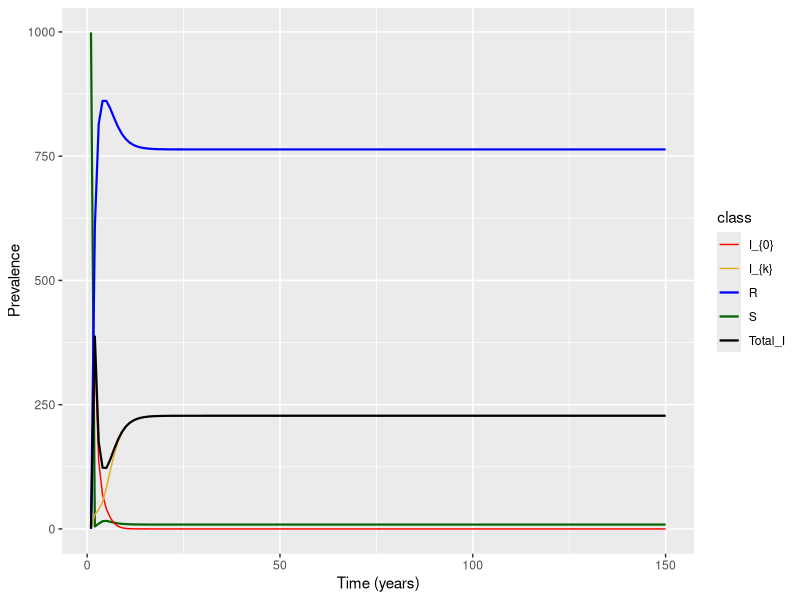

This chart was generated by the following R code:
require(deSolve)
require(ggplot2)
require(reshape2)
library(dplyr)
require(gridExtra)

rm(list=ls())

# Added a new function to create the data for k classes, so here it just creates the parameters
parameters=data.frame(rec=0.2,trans=0.05, death=.1,birth=.1, mut=0.05)
#k=2
PopulationSize<-1000
#R0<- (parameters$birth * PopulationSize * parameters$trans) / ((parameters$death*PopulationSize) * (parameters$death + parameters$rec))
#R0


# Time points
#time=seq(from=1,to=150,by=1/365)
time=seq(from=1,to=150)

##### detection function ######
# Function to get detection rate with is an exponential decay function scaled by "a"
det = function(k, a = 1, dMax=1){
  return(dMax*exp(-k*a))
}

#### Build data for n_k infection classes ######
# Builds the initial state data vector. Takes total number of infection classes (n_k, which includes I0, e.g. 20 infection classes run from 0 to 19) and then total pop size. This will be distributed such that only S and I0 have individuals, otherwise all 0s.
build_data <- function(n_k, total_pop_size){
  
  state <- numeric(n_k+2)
  names(state)[c(1,n_k+2)] <- c('S','R')
  
  for(i in 1:n_k){
    names(state)[i+1] <- paste0("I",i-1)
  }
  
  state[1] <- total_pop_size-1
  state[2] <- 1
  return(state)
}

initial_states <- build_data(n_k=2,total_pop_size = PopulationSize)
initial_states

Q<-1000 # REMOVE ME - temp pop size

######### SIR Model for k classes #######
sir_modelAW <- function(time, state, parameters){
  
  # Get total pop size by summing over state vector
  N = sum(state)  
  
  # Total number of states including infection, S, and R
  all_states <- length(state)
  
  # Number of potential mutation/infection states (all states minus susceptible and recovered)
  n = all_states - 2
  
  # vector to hold di/dt 
  i_dot = rep(0, n)
  
  # I_n is the number of infected in the last infection/mutation class
  I_n = state[length(state)-1]
  
  # number of recovered individuals
  R = state[length(state)]
  
  # Vector to store deltas for all states, from S through all I's and N
  deltas <- numeric(all_states)
  
  
  #################################################################################
  ### QUESTION:
  #################################################################################
  i = state[2:n] ############## SHOULD THIS BE 2:n-1 b/c I_n is coded separately???
  #################################################################################
  #################################################################################
  
  
  ## S #########################################
  #First Delta is for susceptibles - don't think this needs to be iterated over all classes b/c of the sum_of_rel function? Could be wrong.
  deltas[1] = parameters$birth*Q - (state['S']*(parameters$death + parameters$trans*sum(state[which(names(state)!='S' & names(state)!='R')])))
  
  
  ### I0 ########################################
  # Second delta is I0 which is unique b/c nothing mutates into it. So it gets its own function here, gaining new individuals from S in the first half, then losing individuals through recovery, mutation to I1, death, and detection.
  deltas[2] = parameters$trans*state['S']*state['I0'] - (parameters$rec + parameters$mut + parameters$death + det(k=0))*state['I0']
  
  ### In ########################################
  #The second to last delta is the last infection class, which is also unique, in that it doesn't mutate into anything. So it gets its own recursion. Gaining individuals from S in the first half, losing individuals from recovery, death, and detection, then gaining individuals from the second to last infection class via mutation.
 deltas[all_states-1] = parameters$trans*state['S']*I_n - (parameters$rec + parameters$death + det(k=n))*I_n + parameters$mut*state[all_states-2]
  
  # Pulling the indices for all infection classes except for I0 and In, since they should all have the same equation for change over time: gains from susceptibles based on transmission, loss from recovery, mutation, death, and detection, then gain from mutation in the previous class.
  
  # Construct the last infection class name using n
  last_name <- paste0('I', n-1)
  # vector of names to exclude
  excluded_names <- c("S", "I0", last_name, "R")
  
  #indices for all infection classes. In retrospect, this should always be like 3:all_states-2 I think? We exclude S and I0 (indices 1 and 2) and then In and R (indices all_states-1 and all_states)
  inf_indices <- which((!names(state) %in% excluded_names))
  
  # Not sure If I need to do this, but I've set this up do recovery from class I0 and class In as well as death of recovered individuals. I then update this with recoveries from all other infection classes within the loop below. Then I put that into the deltas vector at the end. there may be a more elegant way of doing this using the sum_of_rel variable/function but I wasn't sure how that worked.
  dR <- (parameters$rec +det(k=0))*state['I0']+(parameters$rec + det(k=all_states-2))*state[all_states-1] - parameters$death*state['R']
  
  # This iterator tracks how many mutations we are from 0, which is just tough to do when using indices, but juggling indices is tough if we try and iterate over the infection class number itself. So I just got lazy about it tbh. Hopefully it works?
  it <- 1
  
  for(i in inf_indices){
    
    # Get delta for current infection class, looping through all except 0 and n
    deltas[i] <- parameters$trans*state['S']*state[i] - (parameters$rec + parameters$mut + parameters$death + det(k=it))*state[i] + parameters$mut*state[i-1]
    
    #get our recovered change - just add to it each time I think? This makes sense? Maybe? Hmmm.
    dR <- dR + (parameters$rec + det(k=it))*state[i] 
    
    #update our mutation iterator
    it <- it+1
  }
  
  #dR <- dR - parameters$death*(state['R']+dR)
  
  #   #put the recovered change into the final deltas slot
  deltas[all_states] <- dR
  #   
  #   #return deltas
  return(list(deltas))
}

initial_states

sir_modelAW(time, initial_states, parameters)


###### Solving the differential equations: ######
output<-as.data.frame(ode(y=initial_states,func = sir_modelAW,parms=parameters,times = time, method="ode45"))

max(rowSums(output[,-1]))

# Get the sums of all infected classes to plot as a separate line
sums<-output[,c(-2, -length(output))] # remove the S and R class

Totals<-rowSums(sums[,-1]) # Take the row sums excluding the time variable

# Format it to fit with out_long
Tots<-data.frame("time"=as.numeric(sums$time), "variable"=rep("Total_I", length(Totals)), "value"=as.numeric(Totals))

out_long=melt(output,id="time")

which(out_long$variable!="S" & out_long$variable!= "I0"  & out_long$variable!= "R")

out_long<-rbind(out_long, Tots)

### Creating a class to relabel for plotting
out_long$class<-NA

out_long$class[which(out_long$variable!="S" & out_long$variable!= "I0"  & out_long$variable!= "R" & out_long$variable!= "Total_I")]<-"I_{k}"
out_long$class[which(out_long$variable=="S")]<-"S"
out_long$class[which(out_long$variable=="I0")]<-"I_{0}"
out_long$class[which(out_long$variable=="R")]<-"R"
out_long$class[which(out_long$variable=="Total_I")]<-"Total_I"

head(out_long)

####### Plotting the prevalence over time #######
#quartz(width=10,height=6)
ggplot(data = out_long,                                               
       aes(x = time, y = value, colour = class, group = variable, size=class)) +  
  geom_line() +                                                          
  xlab("Time (years)")+                                                  
  ylab("Prevalence") + scale_color_discrete(name="State")+
  scale_color_manual(values=c("red", "#e4ab18", "blue", "darkgreen", "black"))+
  scale_size_manual(values=c(0.5,0.5,0.75,0.75,0.75))

#rm(list=ls())

print(paste("Final Equilibrium of Total Infected is",Tots$value[nrow(Tots)] , sep=" "))



#b<-parameters$birth
alpha<-formals(det)$a
beta<-parameters$trans
d<-formals(det)$dMax
delta<-parameters$death
nu<-parameters$rec

# Analytical R0:


# Analytical equilibrium:
-((delta*(d - exp(alpha)*Q*beta + exp(alpha)*delta + exp(alpha)*nu))/(beta*(d + exp(alpha)*delta + exp(alpha)*nu)))
